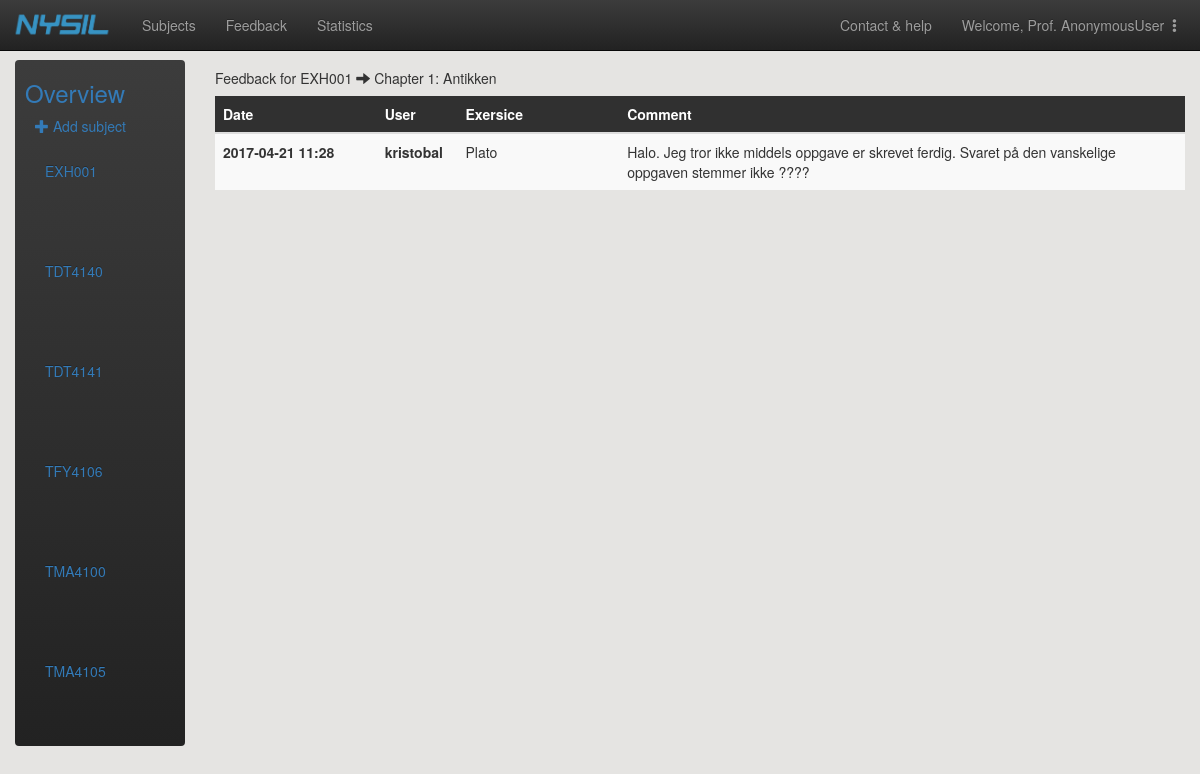
Page /adminpage/tilbakemeldinger/EXH001/11/ on the committed database.
### main/models.py (models this page shows)
class Subject(models.Model):
    subject_code = models.CharField(max_length=20, primary_key=True) # primary key
    subject_name = models.CharField(max_length=30)
    professor_firstname = models.CharField(max_length=30)
    professor_lastname = models.CharField(max_length=30)
    professor_email = models.EmailField()
    class Meta:
        ordering = ['subject_code']
    def __str__(self):
        return self.subject_code
    def get_full_name(self):
        return self.professor_firstname + " " + self.professor_lastname
    get_full_name.short_description = 'Professor' # headline of professor-column in the admin-table

class Chapter(models.Model):
    class Meta:
        unique_together = ('subject', 'chapter_number') # handle the exception this may cause
        ordering = ['chapter_number']
    chapter_number = models.PositiveIntegerField(default = 0)
    chapter_name = models.CharField(max_length=30)
    subject = models.ForeignKey(Subject, on_delete=models.CASCADE) # to controll which subject the theme belongs to
    def __str__(self):
        return "Chapter " + str(self.chapter_number) + ": " + str(self.chapter_name)
    def get_number_and_name(self):
        return "Chapter" + str(self.chapter_number) + ": " + str(self.chapter_name)
    get_number_and_name.short_description = 'Chapter'

class Comment(models.Model):
    publisher = models.ForeignKey(User)
    published_time = models.DateTimeField(auto_now_add=True, blank=True)
    text = models.TextField()
    chapter = models.ForeignKey(Chapter)
    exercise = models.ForeignKey(Exercise_Page)
    def get_published_time(self):
        return str(self.published_time)[:16]

class Exercise_Page(models.Model):
    chapter = models.ForeignKey(Chapter, on_delete=models.CASCADE)  # to controll which chapter the exercise_page belongs to
    youtube_id = models.CharField(max_length=40)
    headline = models.CharField(max_length=30)
    explanation = models.TextField(max_length=150)
    easy_question = models.TextField(default='')
    easy_answer = models.CharField(max_length=30,default='')
    easy_points = models.PositiveIntegerField(default=0)
    medium_question = models.TextField(default='')
    medium_answer = models.CharField(max_length=30,default='')
    medium_points = models.PositiveIntegerField(default=0)
    hard_question = models.TextField(default='')
    hard_answer = models.CharField(max_length=30,default='')
    hard_points = models.PositiveIntegerField(default=0)

### adminpage/views.py (the view)
# urls.py: url(r'^tilbakemeldinger/(?P<subject_pk>[A-Za-z0-9]+)/(?P<chapter_pk>[A-Za-z0-9]+)/$', views.chapter_feedback, name="chapter_feedback"),
def chapter_feedback(req, subject_pk, chapter_pk):
    subjects = Subject.objects.all()
    chapter = Chapter.objects.get(pk=chapter_pk)
    subject = Subject.objects.get(pk=subject_pk)
    context = {'chapter': chapter, 'subject': subject, 'subjects': subjects}
    return render(req, 'adminpage/chapter_feedback.html', context)

### adminpage/templates/adminpage/chapter_feedback.html
{% extends 'adminpage/tilbakemeldinger.html' %}
{% block extension %}
<div class ="col-md-10">
        <h5>Feedback for {{ subject }} <span class="glyphicon glyphicon-arrow-right"></span> {{ chapter }}</h5>
        <table class="table table-striped">
        <thead>
            <tr style="background-color:#303030; color:white">
                <th>Date</th>
                <th>User</th>
                <th>Exersice</th>
                <th>Comment</th>
            </tr>
        </thead>
        <tbody>
        {% for comment in chapter.comment_set.all %}
            <tr>
                <th class="col-md-2"> {{ comment.get_published_time }}</th>
                <th class="col-md-1"> {{ comment.publisher }}</th>
                <td class="col-md-2"> {{ comment.exercise.headline }}</td>
                <td> {{ comment.text }}</td>
            </tr>
        {% endfor %}
        </tbody>
    </table>
</div>
{% endblock %}

### adminpage/templates/adminpage/tilbakemeldinger.html (shortened to what this page needs)
{% extends 'adminpage/admin_header.html' %}
{% load static %}
{% block content %}
    <div class="container-fluid">
      <div class="row">
        <div class="col-sm-3 col-md-2 sidebar">
          <ul class="nav nav-sidebar navbar-inverse">
              <li ><p id="id_fagoversikt"><h3 id="id_fagoversikt_text" style="color:#337AB7;margin-left:10px">Overview</h3><span class="sr-only">(current)</span></p></li>
              <p class="center-large" style="margin-left:20px"><a href="{% url 'adminpage:new_subject' %}"><span class="glyphicon glyphicon-plus"></span>  Add subject</a></p>
                {% for subject in subjects %}
                <div class="collapse navbar-collapse" id="id_subject_overview_menu">
                    <ul class="nav navbar-nav navbar-left" style="width:120px">
                      <li style="float:left">
                          <a href="{% url 'adminpage:chapters' subject_pk=subject.pk %}" style="color:#337AB7;width:150px">
                              {{ subject }}
                          </a>
                      </li>
                    </ul>
                    <ul class="nav navbar-nav navbar-right" id="id_nav_drop" style="width:-10px">
                        <li class="dropdown">
                        </li>
                    </ul>
                 </div>
                {% endfor %}
          </ul>
        </div>
    {% block extension %}{% endblock %}
    </div>
</div>
{% endblock%}

### rows in the picture
Subject: subject_code "EXH001"
Subject: subject_code "TDT4140"
Subject: subject_code "TDT4141"
Subject: subject_code "TFY4106"
Subject: subject_code "TMA4100"
Subject: subject_code "TMA4105"
Chapter: chapter_number+chapter_name "Chapter 1: Antikken"
Comment: get_published_time "2017-04-21 11:28", publisher "kristobal", exercise.headline "Plato", text "Halo. Jeg tror ikke middels oppgave er skrevet ferdig. Svaret på den vanskelige oppgaven stemmer ikke ????"

### other values in the picture
{{ user }} "AnonymousUser"
